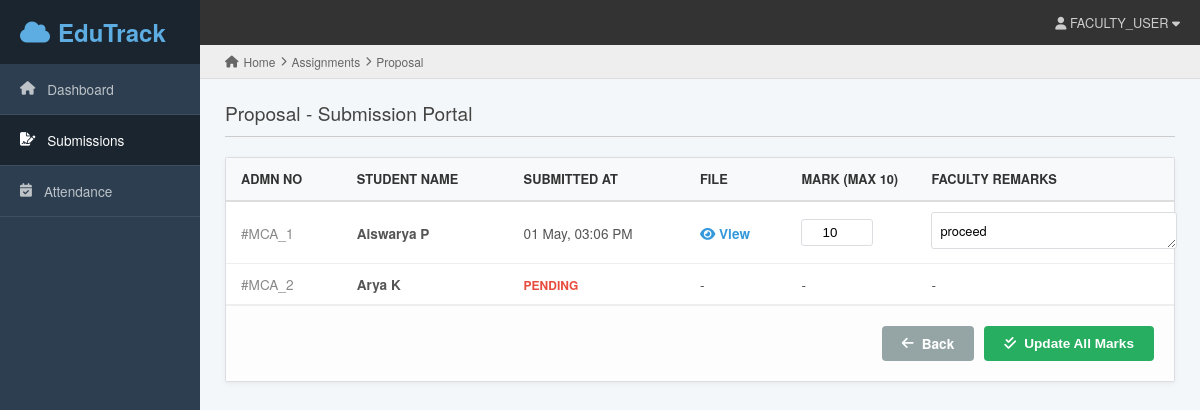
The app's page /faculty/documents/8/ (signed in) with its own data.
### Admin/models.py (models this page shows, shortened)
class DocumentSchedule(models.Model):
    title = models.CharField(max_length=200)
    description = models.TextField()
    start_date = models.DateField()
    end_date = models.DateField()
    file_format = models.CharField(max_length=50)
    max_size = models.IntegerField()  # size in MB
    created_at = models.DateTimeField(auto_now_add=True)

class Student(models.Model):
    admission_number = models.CharField(max_length=30, unique=True)
    name = models.CharField(max_length=100)
    email = models.EmailField(unique=True)
    phone = models.CharField(max_length=15)
    department = models.CharField(max_length=50)
    course = models.CharField(max_length=10)  # BCA / MCA
    academic_batch = models.CharField(max_length=20)  # previously course_batch
    file_batch = models.CharField(max_length=5)  # A/B/C/D
    password = models.CharField(max_length=255)

### student/models.py (models this page shows)
class DocumentSubmission(models.Model):
    schedule = models.ForeignKey(DocumentSchedule, on_delete=models.CASCADE)
    student = models.ForeignKey(Student, on_delete=models.CASCADE)
    file = models.FileField(upload_to='documents/')
    submitted_at = models.DateTimeField(auto_now_add=True)
    faculty_mark = models.IntegerField(null=True, blank=True)
    faculty_remark = models.TextField(null=True, blank=True)

### faculty/views.py (the view, shortened to what this page needs)
# urls.py: path('documents/<int:schedule_id>/', views.schedule_submissions, name='schedule_submissions'),
def schedule_submissions(request, schedule_id):
    schedule = get_object_or_404(DocumentSchedule, id=schedule_id)
    faculty_id = request.session.get('faculty_id')
    group = ProjectGroup.objects.filter(faculty_id=faculty_id).first()
    students = Student.objects.filter(projectgroup=group)
    data = []
    for student in students:
        submission = DocumentSubmission.objects.filter(
            student=student,
            schedule=schedule
        ).first()
        data.append({
            'student': student,
            'submission': submission
        })
    return render(request, 'Faculty/schedule_submissions.html', {
        'schedule': schedule,
        'data': data
    })

### faculty/templates/faculty/schedule_submissions.html (shortened to what this page needs)
<!doctype html>
<html lang="en">
  <head>
    <link
      rel="stylesheet"
      href="https://cdnjs.cloudflare.com/ajax/libs/font-awesome/6.5.0/css/all.min.css"
    />
  </head>
  <body>
    <div class="sidebar">
      <div class="sidebar-brand"><i class="fa-solid fa-cloud"></i>EduTrack</div>
      <a href="{% url 'faculty:homepage' %}" class="nav-item"
        ><i class="fa-solid fa-house"></i> Dashboard</a
      >
      <a href="#" class="nav-item active"
        ><i class="fa-solid fa-file-signature"></i> Submissions</a
      >
      <a href="#" class="nav-item"
        ><i class="fa-solid fa-calendar-check"></i> Attendance</a
      >
    </div>
    <div class="main-wrapper">
      <div class="top-navbar">
        <div>
          <i class="fa-solid fa-user"></i> FACULTY_USER
          <i class="fa-solid fa-caret-down"></i>
        </div>
      </div>
      <div class="breadcrumb-bar">
        <i class="fa-solid fa-house"></i> Home
        <i class="fa-solid fa-chevron-right" style="font-size: 0.6rem"></i>
        Assignments
        <i class="fa-solid fa-chevron-right" style="font-size: 0.6rem"></i>
        {{ schedule.title }}
      </div>
      <div class="content-area">
        <h2 class="page-title">{{ schedule.title }} - Submission Portal</h2>
        <div class="card">
          <form method="post">
            <table>
              <thead>
                <tr>
                  <th>Admn No</th>
                  <th>Student Name</th>
                  <th>Submitted At</th>
                  <th>File</th>
                  <th style="width: 100px">Mark (max 10)</th>
                  <th>Faculty Remarks</th>
                </tr>
              </thead>
              <tbody>
                {% for row in data %}
                <tr>
                  <td style="color: #888">
                    #{{ row.student.admission_number }}
                  </td>
                  <td><strong>{{ row.student.name }}</strong></td>
                  <td>
                    {% if row.submission %}
                    {{row.submission.submitted_at|date:"d M, h:i A" }} {% else%}
                    <span class="not-submitted">PENDING</span>
                    {% endif %}
                  </td>
                  <td>
                    {% if row.submission %}
                    <a
                      href="{{ row.submission.file.url }}"
                      target="_blank"
                      class="view-link"
                    >
                      <i class="fa-solid fa-eye"></i> View
                    </a>
                    {% else %} - {% endif %}
                  </td>
                  <td>
                    {% if row.submission %}
                    <input
                      type="number"
                      name="mark_{{ row.student.id }}"
                      value="{{ row.submission.faculty_mark }}"
                      min="0"
                      max="10"
                    />
                    {% else %} - {% endif %}
                  </td>
                  <td>
                    {% if row.submission %}
                    <textarea name="remark_{{ row.student.id }}" rows="1">
{{ row.submission.faculty_remark }}</textarea
                    >
                    {% else %} - {% endif %}
                  </td>
                </tr>
                {% endfor %}
              </tbody>
            </table>
            <div class="button-container">
              <a href="{% url 'faculty:homepage' %}" class="btn btn-back">
                <i class="fa-solid fa-arrow-left"></i> Back
              </a>
              <button type="submit" class="btn btn-save">
                <i class="fa-solid fa-check-double"></i> Update All Marks
              </button>
            </div>
          </form>
        </div>
      </div>
    </div>
  </body>
</html>

### faculty/templates/faculty/schedule_submissions.html (style rules this page uses)
:root { --et-dark: #2c3e50; --et-sidebar: #34495e; --et-bg: #f4f7f9; --et-accent: #3498db; --et-border: #dcdde1; --et-save: #27ae60; }
body { margin: 0; font-family: "Helvetica Neue", Helvetica, Arial, sans-serif; background: var(--et-bg); display: flex; min-height: 100vh; }
.sidebar { width: 200px; background: var(--et-dark); color: white; flex-shrink: 0; position: sticky; top: 0; height: 100vh; }
.sidebar-brand { padding: 15px 20px; background: #1a252f; font-size: 1.5rem; font-weight: bold; display: flex; align-items: center; gap: 8px; color: #5dade2; }
.nav-item { padding: 15px 20px; display: flex; align-items: center; gap: 12px; color: #bdc3c7; text-decoration: none; border-bottom: 1px solid #3e4f5f; font-size: 0.85rem; }
.nav-item:hover, .nav-item.active { background: #1a252f; color: white; }
.main-wrapper { flex-grow: 1; display: flex; flex-direction: column; }
.top-navbar { background: #333; color: #ccc; height: 45px; display: flex; align-items: center; padding: 0 20px; font-size: 0.8rem; justify-content: space-between; }
.breadcrumb-bar { background: #eeeeee; padding: 8px 25px; border-bottom: 1px solid #ddd; font-size: 0.75rem; color: #666; display: flex; align-items: center; gap: 5px; }
.content-area { padding: 20px 25px; }
.page-title { border-bottom: 1px solid #ccc; margin: 0 0 20px 0; padding-bottom: 10px; color: #444; font-size: 1.2rem; font-weight: 500; }
.card { background: white; border: 1px solid var(--et-border); border-radius: 2px; box-shadow: 0 2px 5px rgba(0, 0, 0, 0.05); }
table { width: 100%; border-collapse: collapse; }
th { background: #f8f9fa; color: #333; padding: 12px 15px; text-align: left; font-size: 0.8rem; text-transform: uppercase; border-bottom: 2px solid #ddd; }
td { padding: 10px 15px; border-bottom: 1px solid #eee; font-size: 0.85rem; color: #555; vertical-align: middle; }
input[type="number"] { width: 60px; padding: 5px; border: 1px solid var(--et-border); border-radius: 3px; text-align: center; }
textarea { width: 100%; padding: 8px; border: 1px solid var(--et-border); border-radius: 3px; font-family: inherit; font-size: 0.8rem; resize: vertical; }
.not-submitted { color: #e74c3c; font-weight: bold; font-size: 0.75rem; }
.view-link { color: var(--et-accent); text-decoration: none; font-weight: bold; }
.button-container { padding: 20px; display: flex; justify-content: flex-end; gap: 10px; background: #fdfdfd; border-top: 1px solid #eee; }
.btn { padding: 8px 20px; border-radius: 4px; font-weight: 600; cursor: pointer; border: none; font-size: 0.85rem; display: flex; align-items: center; gap: 8px; }
.btn-save { background: var(--et-save); color: white; }
.btn-back { background: #95a5a6; color: white; text-decoration: none; }

### records on screen
DocumentSchedule: title "Proposal"
Student: student.admission_number "MCA_1", student.name "Aiswarya P", submission.submitted_at "01 May, 03:06 PM", submission.faculty_mark "10", student.id "proceed"
Student: student.admission_number "MCA_2", student.name "Arya K", shows "PENDING"
